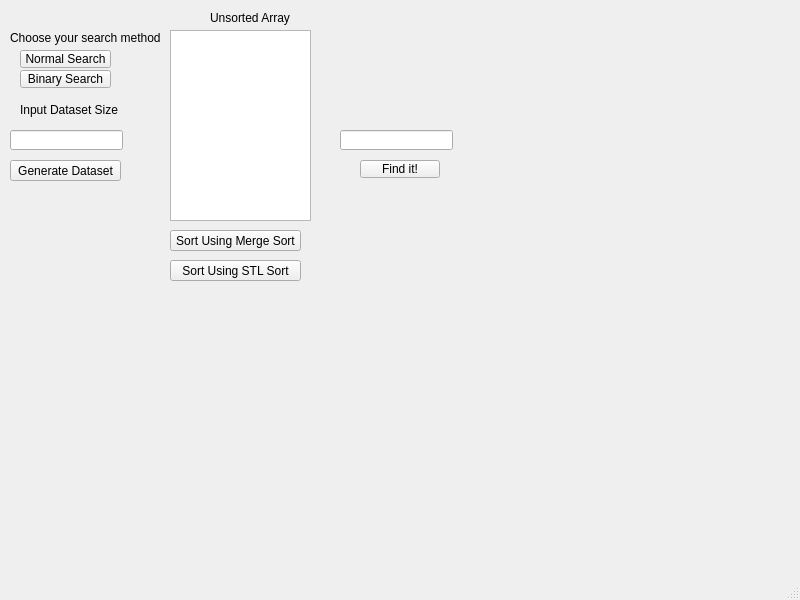
<?xml version="1.0" encoding="UTF-8"?>
<ui version="4.0">
 <class>MainWindow</class>
 <widget class="QMainWindow" name="MainWindow">
  <property name="geometry">
   <rect>
    <x>0</x>
    <y>0</y>
    <width>800</width>
    <height>600</height>
   </rect>
  </property>
  <property name="windowTitle">
   <string>MainWindow</string>
  </property>
  <widget class="QWidget" name="centralwidget">
   <widget class="QLabel" name="method">
    <property name="geometry">
     <rect>
      <x>10</x>
      <y>30</y>
      <width>151</width>
      <height>16</height>
     </rect>
    </property>
    <property name="text">
     <string>Choose your search method</string>
    </property>
   </widget>
   <widget class="QPushButton" name="normal">
    <property name="geometry">
     <rect>
      <x>20</x>
      <y>50</y>
      <width>91</width>
      <height>18</height>
     </rect>
    </property>
    <property name="text">
     <string>Normal Search</string>
    </property>
   </widget>
   <widget class="QPushButton" name="binary">
    <property name="geometry">
     <rect>
      <x>20</x>
      <y>70</y>
      <width>91</width>
      <height>18</height>
     </rect>
    </property>
    <property name="text">
     <string>Binary Search</string>
    </property>
   </widget>
   <widget class="QLabel" name="inputSize">
    <property name="geometry">
     <rect>
      <x>20</x>
      <y>100</y>
      <width>101</width>
      <height>20</height>
     </rect>
    </property>
    <property name="text">
     <string>Input Dataset Size</string>
    </property>
   </widget>
   <widget class="QLineEdit" name="lineEdit_size">
    <property name="geometry">
     <rect>
      <x>10</x>
      <y>130</y>
      <width>113</width>
      <height>20</height>
     </rect>
    </property>
   </widget>
   <widget class="QPushButton" name="generate">
    <property name="geometry">
     <rect>
      <x>10</x>
      <y>160</y>
      <width>111</width>
      <height>21</height>
     </rect>
    </property>
    <property name="text">
     <string>Generate Dataset</string>
    </property>
   </widget>
   <widget class="QLabel" name="array">
    <property name="geometry">
     <rect>
      <x>210</x>
      <y>10</y>
      <width>91</width>
      <height>16</height>
     </rect>
    </property>
    <property name="text">
     <string>Unsorted Array</string>
    </property>
   </widget>
   <widget class="QListWidget" name="arrayList">
    <property name="geometry">
     <rect>
      <x>170</x>
      <y>30</y>
      <width>141</width>
      <height>191</height>
     </rect>
    </property>
   </widget>
   <widget class="QPushButton" name="merge">
    <property name="geometry">
     <rect>
      <x>170</x>
      <y>230</y>
      <width>131</width>
      <height>21</height>
     </rect>
    </property>
    <property name="text">
     <string>Sort Using Merge Sort</string>
    </property>
   </widget>
   <widget class="QPushButton" name="stl">
    <property name="geometry">
     <rect>
      <x>170</x>
      <y>260</y>
      <width>131</width>
      <height>21</height>
     </rect>
    </property>
    <property name="text">
     <string>Sort Using STL Sort</string>
    </property>
   </widget>
   <widget class="QLabel" name="datasetSize">
    <property name="geometry">
     <rect>
      <x>320</x>
      <y>30</y>
      <width>151</width>
      <height>16</height>
     </rect>
    </property>
    <property name="text">
     <string/>
    </property>
   </widget>
   <widget class="QLabel" name="sortingUsing">
    <property name="geometry">
     <rect>
      <x>320</x>
      <y>50</y>
      <width>191</width>
      <height>16</height>
     </rect>
    </property>
    <property name="text">
     <string/>
    </property>
   </widget>
   <widget class="QLabel" name="using_2">
    <property name="geometry">
     <rect>
      <x>320</x>
      <y>70</y>
      <width>161</width>
      <height>16</height>
     </rect>
    </property>
    <property name="text">
     <string/>
    </property>
   </widget>
   <widget class="QLineEdit" name="lineEdit_find">
    <property name="geometry">
     <rect>
      <x>340</x>
      <y>130</y>
      <width>113</width>
      <height>20</height>
     </rect>
    </property>
   </widget>
   <widget class="QPushButton" name="find">
    <property name="geometry">
     <rect>
      <x>360</x>
      <y>160</y>
      <width>80</width>
      <height>18</height>
     </rect>
    </property>
    <property name="text">
     <string>Find it!</string>
    </property>
   </widget>
  </widget>
  <widget class="QMenuBar" name="menubar">
   <property name="geometry">
    <rect>
     <x>0</x>
     <y>0</y>
     <width>800</width>
     <height>17</height>
    </rect>
   </property>
  </widget>
  <widget class="QStatusBar" name="statusbar"/>
 </widget>
 <resources/>
 <connections/>
</ui>
